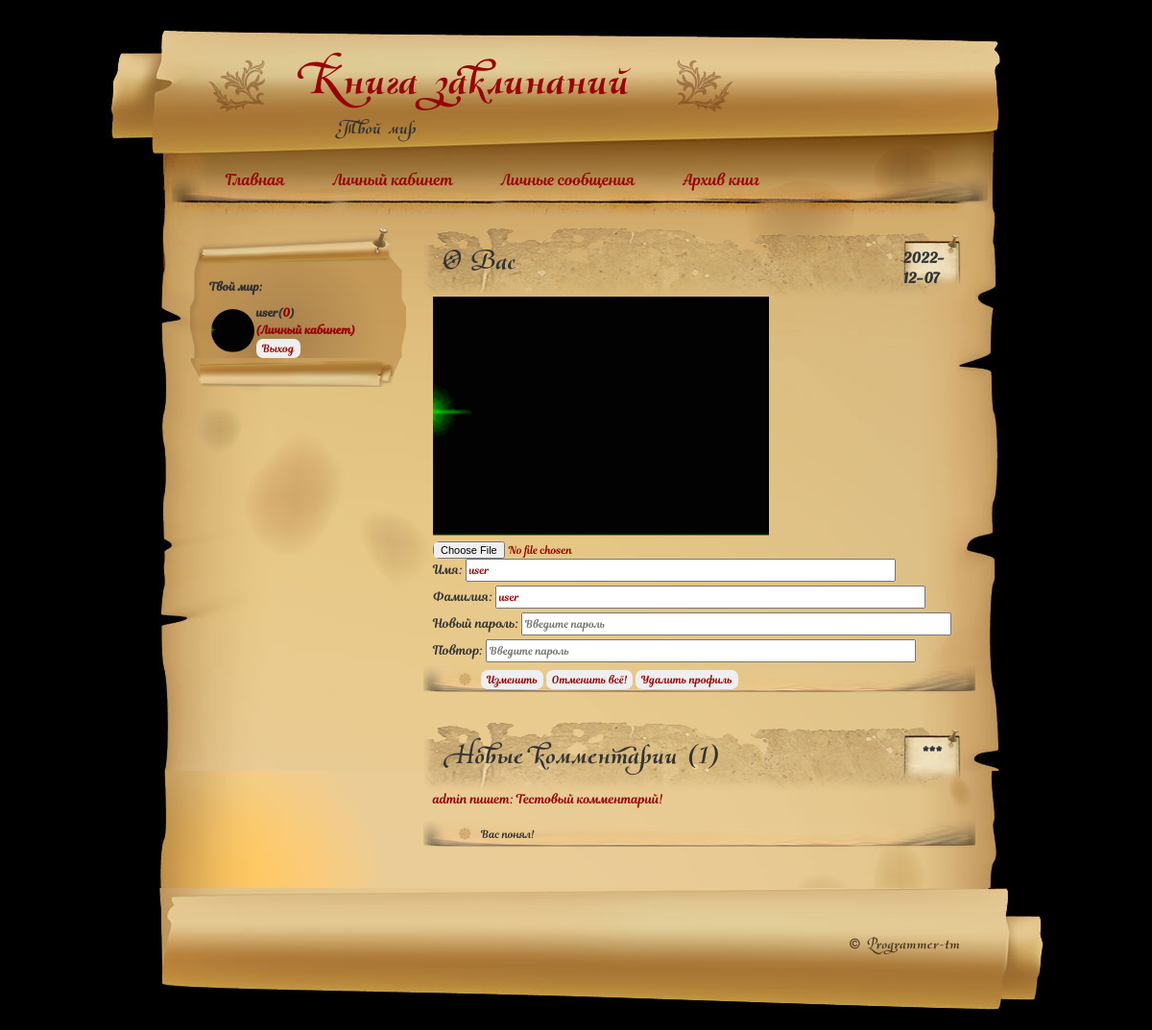
Before: /admin/ (signed in) with the older database file.
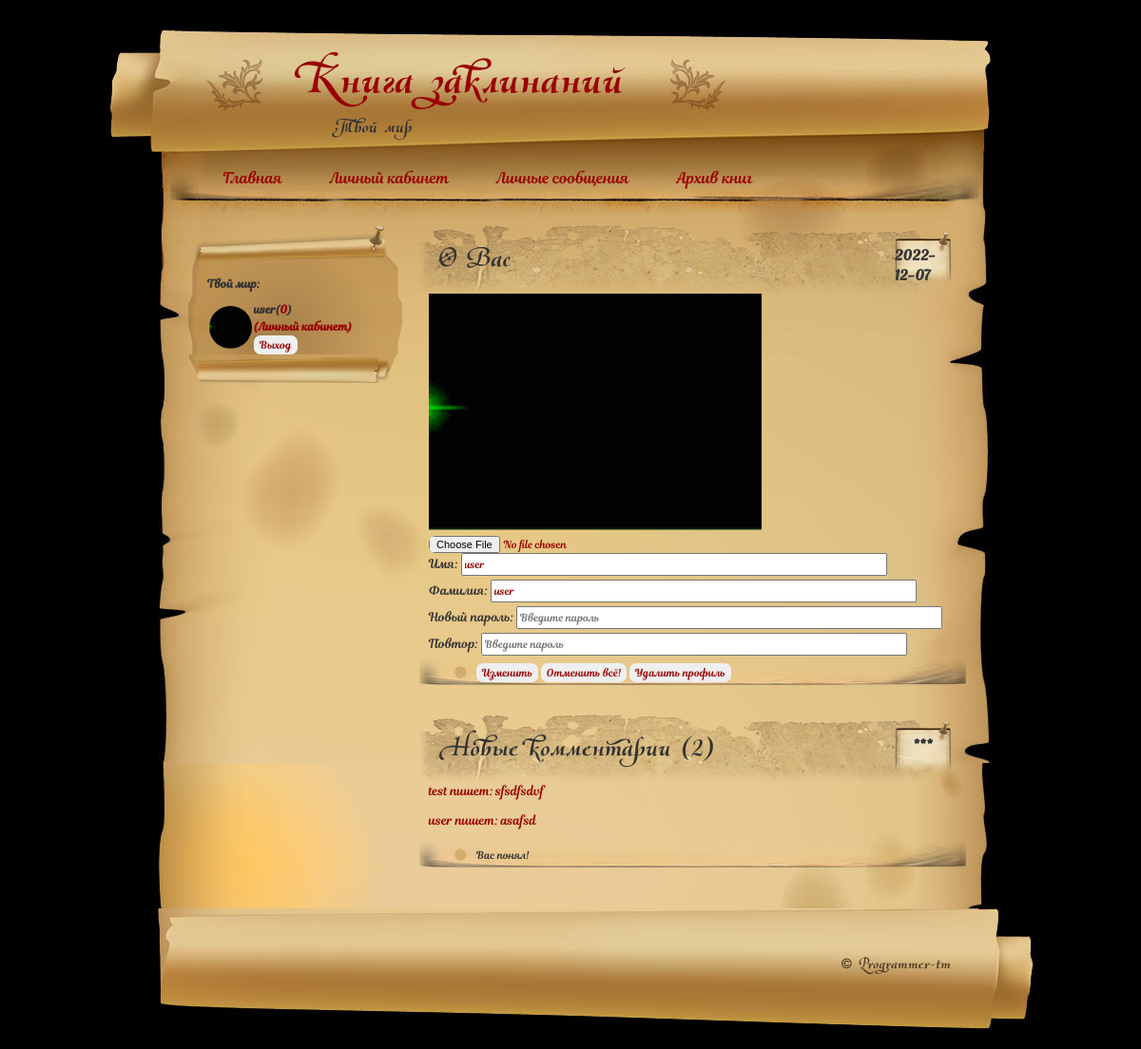
After: the same page with the newer database file.
### tables this page shows
CREATE TABLE `comments` (
  `id` int(11) NOT NULL,
  `post_id` int(11) DEFAULT NULL,
  `name` varchar(20) NOT NULL,
  `email` varchar(100) NOT NULL,
  `text` varchar(255) NOT NULL,
  `moder_id` int(11) DEFAULT NULL,
  `status` tinyint(4) NOT NULL DEFAULT 1,
  `date_write` date NOT NULL DEFAULT current_timestamp(),
  `date_modification` date DEFAULT NULL
);

### core/model/functions.php (called while the page is built, shortened)
<?php
function allContent(){
    global $box;
    return mysqli_fetch_all(mysqli_query($box['db'], "SELECT * FROM {$box['table']} {$box['params']}"), MYSQLI_ASSOC);
}
function oneContent(){
    global $box;
    return mysqli_fetch_assoc(mysqli_query($box['db'], "SELECT * FROM {$box['table']} {$box['params']}"));
}
function freeContent(){
    global $box;
    return mysqli_fetch_all(mysqli_query($box['db'], $box['params']), MYSQLI_ASSOC);
}
function clearData(){
    global $box;
    $box['table'] = "";
    $box['params'] = "";
}
function getComments($params=""){
    global $box;
    $box['table']="comments";
    if ($params != ""){
        $box['params']=$params;
    } else {
        $box['params']="where `post_id` = '{$_GET['id']}'";
    }
    return allContent();
}
function getUser($id=""){
    global $box;
    $box['table']="users";
    if ($id != ""){
        $box['params']="where `id` = {$id}";
    } elseif ($_SESSION['id'] != ""){
        $box['params']="where `id` = {$_SESSION['id']}";
    }
    return oneContent();
}
function getMailCount(){
    global $box;
    if ($_SESSION['id'] != ""){
        $box['table']="messages";
        $box['params']="SELECT count('id') as CountMail FROM `{$box['table']}` WHERE `to_id` = '{$_SESSION['id']}' and `date_read` is NULL";
        $box['mail']=freeContent()['0']['CountMail'];
    }
}
function getConfig(){
    global $box;
    if (!$config){
        $box['config'] = parse_ini_file("../core/config/config.ini", true);
    }
}
function render(){
    global $box;
    include_once "../core/theme/".$box['config']['site']['theme']."/".$box['route'].".php";
    include_once "../core/theme/".$box['config']['site']['theme']."/main.php";
}

### core/router/router.php (called while the page is built, shortened)
<?php
include_once "../core/model/functions.php";
$box=['route' => explode("/", $_SERVER["REQUEST_URI"])[1]];
include_once "../core/controller/".$box['route'].".php";
render();

### public/index.php (called while the page is built)
<?php
include_once "../core/router/router.php";

### core/controller/admin.php (called while the page is built, shortened)
<?php
include_once "../core/model/functions.php";
$box['page']="Твой мир";
if ($_POST['login'] && $_POST['password']){
    authUser();
    clearData();
    browse($_SERVER['HTTP_REFERER']);
} elseif ($_POST['user'] != "" && $_SESSION['login'] == ""){
    addUser();
    clearData();
    browse();
} elseif ($_POST['user'] != "" && $_SESSION['login'] != ""){
    $box['image']=getImage();
    updUser();
    clearData();
    browse("/admin");
} elseif ($_SESSION['id'] != "" && $_GET['cmd'] == "del") {
    delUser();
    logout();
    clearData();
    browse();
} elseif ($_SESSION['id'] == "" && $_GET['cmd'] == "reset") {
    resetPass();
    clearData();
} elseif ($_GET['u_id'] != "" && $_GET['cmd'] == "upd") {
    setUser();
    clearData();
    browse("/admin");
} elseif ($_SESSION['id'] != "") {
    getMailCount();
    $box['comments']=getComments("WHERE status=1");
    $box['countComments']=count($box['comments']);
    $box['user']=getUser();
}

### core/theme/scroll/admin.php (the view, shortened to what this page needs)
<?php if($_SESSION['login']):?>
    <div class="post">
	<div class="post-title">
		<div class="post-date">
			<br>
			<?=$box['user']['date_register'];?>
		</div>
        <form action="/admin" method="post" enctype="multipart/form-data">
		<h2>
            О Вас
		</h2>
	</div>
	<div class="post-entry">
        <img loading="auto" src="/img/<?php echo ($_SESSION['avatar']) ?: 'admin.gif';?>" width="350" height="250" alt="<?=$box['user']['nickname'];?>"><br>
		<input accept=".jpg, .jpeg, .png, .gif, .bmp" name="image" type="file" /><br>
        Имя: <input class="form_in_reg" type="text" value="<?=$box['user']['name'];?>" name="user[name]" required><br>
        Фамилия: <input class="form_in_reg" type="text" value="<?=$box['user']['surename'];?>" name="user[surename]" required><br>
        Новый пароль: <input class="form_in_reg" type="password" placeholder="Введите пароль" name="user[password]"><br>
        Повтор: <input class="form_in_reg" type="password" placeholder="Введите пароль" name="user[password2]"><br>
	</div>
	<div class="post-info">
    <button type="submit">Изменить</button> <button type="reset" class="cancelbtn">Отменить всё!</button>
        <input type="button" onclick="if(confirm('Убить тебя об стенку?!\nЭта операция не обратима!')){document.location.href = '/admin/?cmd=del';};" value="Удалить профиль"/>
	</div>
    </div>
    <?php if($_SESSION['role'] != 2):?>
        <div class="post">
	    <div class="post-title">
		<div class="post-date">
			<br>
			<center>***</center>
		</div>
		<h2>
            Новые комментарии (<?=$box['countComments'];?>)
		</h2>
        </div>
        <div class="post-entry">
            <?php foreach($box['comments'] as $comment):?>
                <a href=/post/?id=<?=$comment['post_id'];?>><?=$comment['name'];?> пишет: <?=$comment['text'];?></a></p>
            <?php endforeach;?>
        </div>
        <div class="post-info">
            Вас понял!
        </div>
        </div>
    <?php endif;?>
<?php endif;?>

Changed rows visible on the page:
no longer on this page (row edited): comments: name "admin", text "Тестовый комментарий!"
added comments: name "test", text "sfsdfsdvf"
added comments: name "user", text "asafsd"
Other visible differences:
$box['countComments']: "1" → "2"
